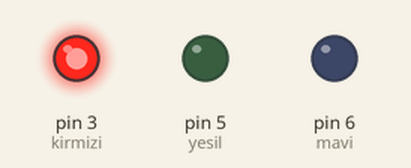
Recording of a sketch running on a simulated Arduino Uno, built with avr-gcc and run on an emulated ATmega328P. Parts: output pins drawn as LEDs (lit = HIGH).

Above: at 0.05 s.
At 0.3 s:
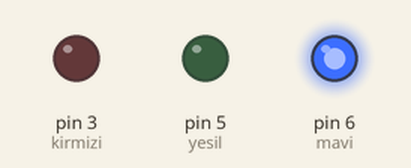
At 0.4 s:
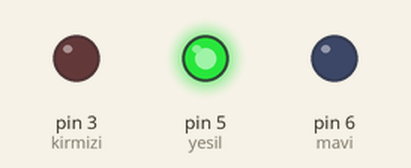
At 0.55 s:
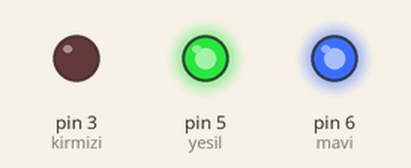
At 0.8 s:
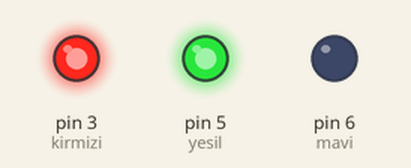
At 1.1 s:
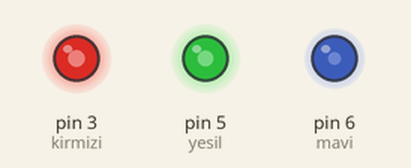
Timing chart, 0 to 3.0 s (numbered marks = the images above):
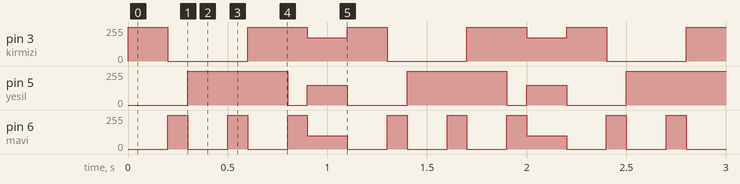

Measured:
- by itself, pin 3 (kirmizi): repeats every 1.1 s: 0/255 0.40 s, 255/255 0.30 s, 175/255 0.20 s, 255/255 0.20 s
- by itself, pin 5 (yesil): repeats every 1.1 s: 0/255 0.10 s, 150/255 0.20 s, 0/255 0.30 s, 255/255 0.50 s
- by itself, pin 6 (mavi): repeats every 1.1 s: 2 × (0/255 0.20 s, 255/255 0.10 s), 100/255 0.20 s, 0/255 0.20 s, 255/255 0.10 s

The sketch:

RGB_LED.ino
```cpp
//Katot RGB led'iniz varsa uzun ayağı GND'ye, Anot RGB LED'iniz varsa 5v'a bağlayın.
//Diğer ayakları Arduino giriş çıkış pinlerine 220Ohm'luk dirençlerle bağlayın.

const int kirmizi = 3;
const int yesil = 5;
const int mavi = 6;

void setup() {
pinMode(mavi, OUTPUT);
pinMode(yesil, OUTPUT);
pinMode(kirmizi, OUTPUT);


}

void loop() {
analogWrite(mavi, 0);
analogWrite(yesil, 0);
analogWrite(kirmizi, 255);
delay(200);
analogWrite(mavi, 255);
analogWrite(yesil, 0);
analogWrite(kirmizi, 0);
delay(100);
analogWrite(mavi, 0);
analogWrite(yesil, 255);
analogWrite(kirmizi, 0);
delay(200);
analogWrite(mavi, 255);
analogWrite(yesil, 255);
analogWrite(kirmizi, 0);
delay(100);
analogWrite(mavi, 0);
analogWrite(yesil, 255);
analogWrite(kirmizi, 255);
delay(200);
analogWrite(mavi, 255);
analogWrite(yesil, 0);
analogWrite(kirmizi, 255);
delay(100);
analogWrite(mavi, 100);
analogWrite(yesil, 150);
analogWrite(kirmizi, 175);
delay(200);
}
```
